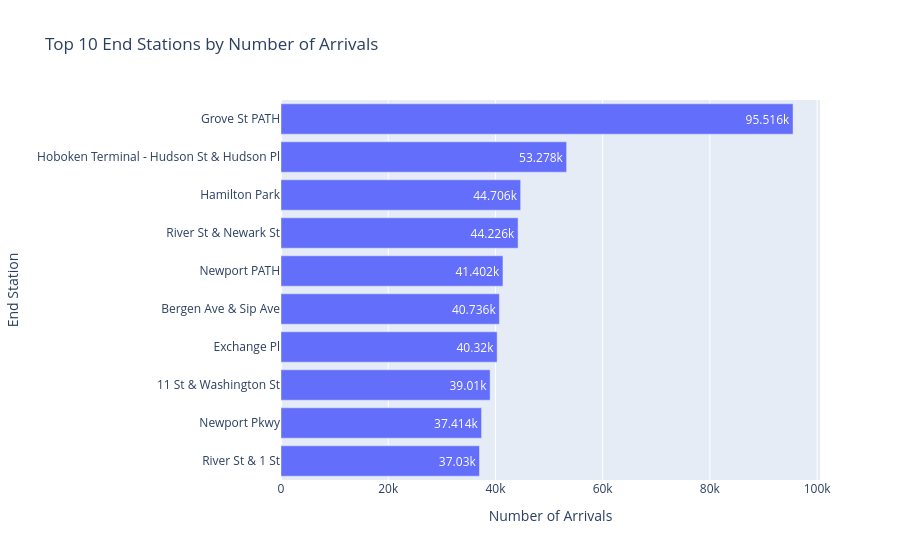

Notebook cell for this chart:
### Code cell
fig = px.bar(
    top_end_stations.sort_values("number_of_arrivals"),
    x="number_of_arrivals",
    y="end_station_name",
    orientation="h",
    title="Top 10 End Stations by Number of Arrivals",
    text_auto=True
)

fig.update_layout(
    xaxis_title="Number of Arrivals",
    yaxis_title="End Station"
)

fig.show()

### Figure 1 — Plotly figure (JSON) as saved in the notebook; plotly's stock layout.template omitted (floating-point values rounded to 4 significant figures)
{"data": [{"hovertemplate": "number_of_arrivals=%{x}<br>end_station_name=%{y}<extra></extra>", "legendgroup": "", "marker": {"color": "#636efa", "pattern": {"shape": ""}}, "name": "", "orientation": "h", "showlegend": false, "textposition": "auto", "texttemplate": "%{x}", "type": "bar", "x": [37030, 37414, 39010, 40320, 40736, 41402, 44226, 44706, 53278, 95516], "xaxis": "x", "y": ["River St & 1 St", "Newport Pkwy", "11 St & Washington St", "Exchange Pl", "Bergen Ave & Sip Ave", "Newport PATH", "River St & Newark St", "Hamilton Park", "Hoboken Terminal - Hudson St & Hudson Pl", "Grove St PATH"], "yaxis": "y"}], "layout": {"barmode": "relative", "legend": {"tracegroupgap": 0}, "title": {"text": "Top 10 End Stations by Number of Arrivals"}, "xaxis": {"anchor": "y", "domain": [0, 1], "title": {"text": "Number of Arrivals"}}, "yaxis": {"anchor": "x", "domain": [0, 1], "title": {"text": "End Station"}}}}
